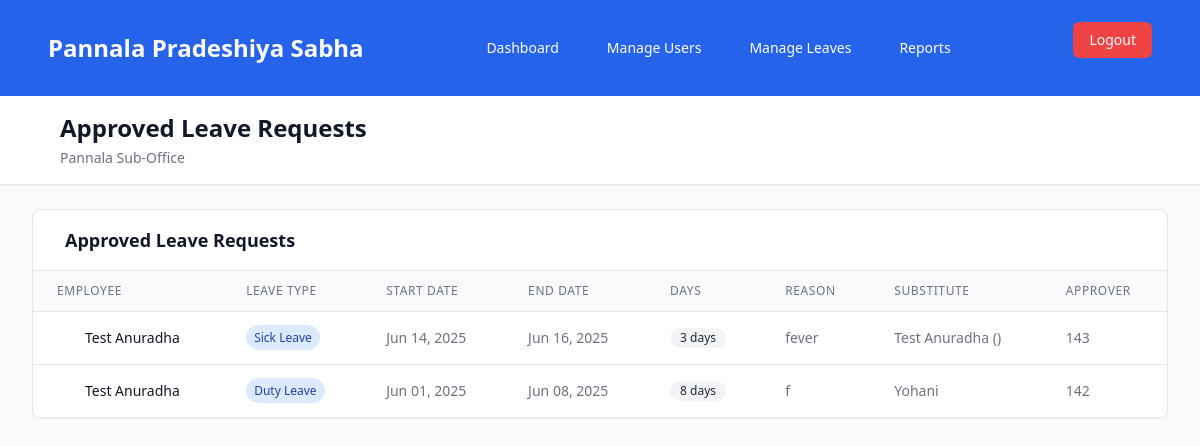
/admin/suboffice-leaves.php (signed in), run on an earlier commit of the app's database.
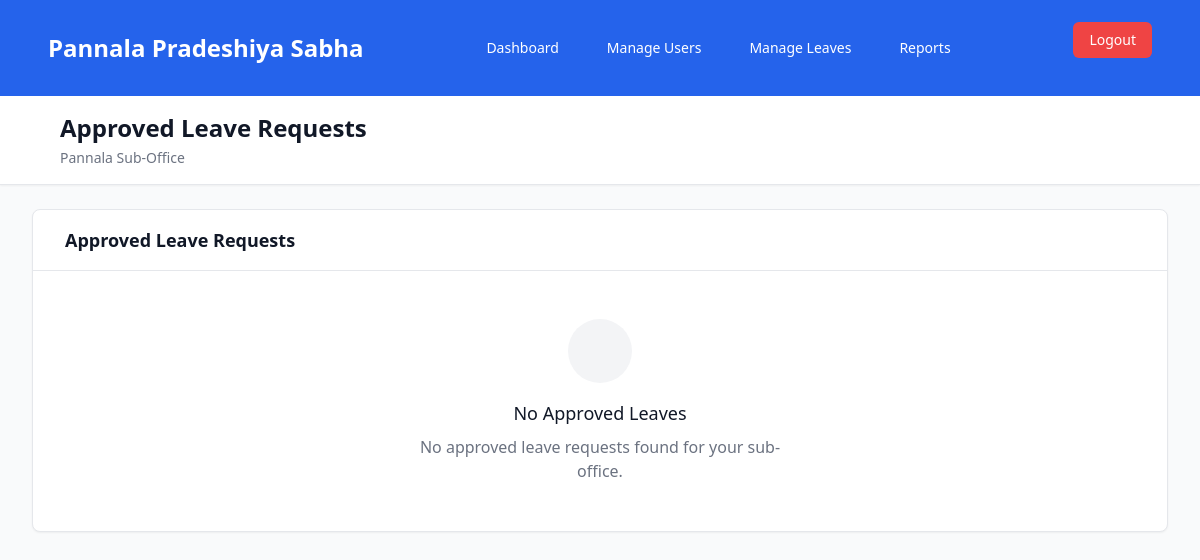
And on a later commit of the database.
### tables this page shows
CREATE TABLE `wp_leave_request` (
  `request_id` int NOT NULL,
  `user_id` int NOT NULL,
  `leave_type` varchar(50) DEFAULT NULL,
  `leave_start_date` date NOT NULL,
  `leave_end_date` date NOT NULL,
  `number_of_days` decimal(3,1) NOT NULL,
  `reason` text,
  `substitute` varchar(255) DEFAULT NULL,
  `status` int DEFAULT NULL COMMENT '1-pending, 2-accept, 3-reject',
  `step_1_approver_id` int DEFAULT NULL,
  `step_1_status` enum('pending','approved','rejected') DEFAULT 'pending',
  `step_1_date` datetime DEFAULT NULL,
  `step_2_approver_id` int DEFAULT NULL,
  `step_2_status` enum('pending','approved','rejected') DEFAULT 'pending',
  `step_2_date` datetime DEFAULT NULL,
  `step_3_approver_id` int DEFAULT NULL,
  `step_3_status` enum('pending','approved','rejected') DEFAULT 'pending',
  `step_3_date` datetime DEFAULT NULL,
  `final_status` enum('pending','approved','rejected') DEFAULT 'pending',
  `created_at` timestamp NOT NULL DEFAULT CURRENT_TIMESTAMP,
  `updated_at` timestamp NOT NULL DEFAULT CURRENT_TIMESTAMP ON UPDATE CURRENT_TIMESTAMP,
  `sub_office` varchar(255) NOT NULL,
  `office_type` enum('head','sub') DEFAULT 'head',
  `rejection_remark` text,
  `department_id` int DEFAULT NULL
);

CREATE TABLE `wp_pradeshiya_sabha_users` (
  `ID` int NOT NULL,
  `username` varchar(255) NOT NULL,
  `password` varchar(255) NOT NULL,
  `first_name` varchar(255) NOT NULL,
  `last_name` varchar(255) NOT NULL,
  `gender` enum('Male','Female') NOT NULL,
  `email` varchar(255) NOT NULL,
  `address` text NOT NULL,
  `NIC` varchar(12) NOT NULL,
  `service_number` varchar(50) NOT NULL,
  `phone_number` varchar(20) DEFAULT NULL,
  `designation` varchar(255) NOT NULL,
  `sub_office` varchar(255) NOT NULL,
  `date_of_joining` date NOT NULL,
  `created_at` timestamp NOT NULL DEFAULT CURRENT_TIMESTAMP,
  `updated_at` timestamp NOT NULL DEFAULT CURRENT_TIMESTAMP ON UPDATE CURRENT_TIMESTAMP,
  `leave_balance` decimal(3,1) NOT NULL DEFAULT '20.0',
  `duty_leave_count` int DEFAULT '0',
  `casual_leave_balance` decimal(3,1) NOT NULL DEFAULT '21.0',
  `sick_leave_balance` decimal(3,1) NOT NULL DEFAULT '24.0',
  `department_id` int DEFAULT NULL,
  `designation_id` int DEFAULT NULL
);

### admin/suboffice-leaves.php (the view, shortened to what the changed rows need)
<?php
require '../includes/dbconfig.php';
$user = $_SESSION['user'];
$sub_office = $user['sub_office'];
$stmt = $conn->prepare("
    SELECT lr.*, u.first_name, u.last_name
    FROM wp_leave_request lr
    JOIN wp_pradeshiya_sabha_users u ON lr.user_id = u.ID
    WHERE lr.office_type = 'sub'
    AND lr.sub_office = ?
    AND lr.step_1_status = 'approved'
    ORDER BY lr.leave_start_date DESC
");
$stmt->bind_param("s", $sub_office);
$stmt->execute();
$result = $stmt->get_result();
?>
<!DOCTYPE html>
<html lang="en">
<head>
    <script src="https://cdn.tailwindcss.com"></script>
</head>
<body class="bg-gray-50 min-h-screen">
    <div class="bg-white shadow-sm border-b">
        <div class="max-w-7xl mx-auto px-4 sm:px-6 lg:px-8 py-4">
            <div class="flex items-center justify-between">
                <div class="flex items-center space-x-3">
                    <div>
                        <h1 class="text-xl sm:text-2xl font-bold text-gray-900">Approved Leave Requests</h1>
                    </div>
                </div>
            </div>
        </div>
    </div>
    <div class="max-w-7xl mx-auto px-4 sm:px-6 lg:px-8 py-6">
        <div class="bg-white rounded-lg shadow-sm border border-gray-200 overflow-hidden">
            <div class="px-4 sm:px-6 py-4 border-b border-gray-200">
                <h2 class="text-lg font-semibold text-gray-900 flex items-center">
                    Approved Leave Requests
                </h2>
            </div>
            <?php if ($result->num_rows > 0): ?>
                <div class="hidden lg:block overflow-x-auto">
                    <table class="min-w-full divide-y divide-gray-200">
                        <thead class="bg-gray-50">
                            <tr>
                                <th class="px-6 py-3 text-left text-xs font-medium text-gray-500 uppercase tracking-wider">Employee</th>
                                <th class="px-6 py-3 text-left text-xs font-medium text-gray-500 uppercase tracking-wider">Leave Type</th>
                                <th class="px-6 py-3 text-left text-xs font-medium text-gray-500 uppercase tracking-wider">Start Date</th>
                                <th class="px-6 py-3 text-left text-xs font-medium text-gray-500 uppercase tracking-wider">End Date</th>
                                <th class="px-6 py-3 text-left text-xs font-medium text-gray-500 uppercase tracking-wider">Days</th>
                                <th class="px-6 py-3 text-left text-xs font-medium text-gray-500 uppercase tracking-wider">Reason</th>
                                <th class="px-6 py-3 text-left text-xs font-medium text-gray-500 uppercase tracking-wider">Substitute</th>
                                <th class="px-6 py-3 text-left text-xs font-medium text-gray-500 uppercase tracking-wider">Approver</th>
                            </tr>
                        </thead>
                        <tbody class="bg-white divide-y divide-gray-200">
                            <?php while ($row = $result->fetch_assoc()): ?>
                                <tr class="hover:bg-gray-50 transition-colors duration-200">
                                    <td class="px-6 py-4 whitespace-nowrap">
                                        <div class="flex items-center">
                                            <div class="bg-primary-100 p-2 rounded-full mr-3">
                                            </div>
                                            <div>
                                                <div class="text-sm font-medium text-gray-900">
                                                    <?= htmlspecialchars($row['first_name'] . ' ' . $row['last_name']) ?>
                                                </div>
                                            </div>
                                        </div>
                                    </td>
                                    <td class="px-6 py-4 whitespace-nowrap">
                                        <span class="px-2 py-1 text-xs font-medium bg-blue-100 text-blue-800 rounded-full">
                                            <?= htmlspecialchars($row['leave_type']) ?>
                                        </span>
                                    </td>
                                    <td class="px-6 py-4 whitespace-nowrap text-sm text-gray-500">
                                        <?= date('M d, Y', strtotime($row['leave_start_date'])) ?>
                                    </td>
                                    <td class="px-6 py-4 whitespace-nowrap text-sm text-gray-500">
                                        <?= date('M d, Y', strtotime($row['leave_end_date'])) ?>
                                    </td>
                                    <td class="px-6 py-4 whitespace-nowrap">
                                        <span class="inline-flex items-center px-2.5 py-0.5 rounded-full text-xs font-medium bg-gray-100 text-gray-800">
                                            <?= $row['number_of_days'] ?> days
                                        </span>
                                    </td>
                                    <td class="px-6 py-4 text-sm text-gray-500 max-w-xs truncate" title="<?= htmlspecialchars($row['reason']) ?>">
                                        <?= htmlspecialchars($row['reason']) ?>
                                    </td>
                                    <td class="px-6 py-4 whitespace-nowrap text-sm text-gray-500">
                                        <?= htmlspecialchars($row['substitute']) ?>
                                    </td>
                                    <td class="px-6 py-4 whitespace-nowrap text-sm text-gray-500">
                                        <?= htmlspecialchars($row['step_1_approver_id']) ?>
                                    </td>
                                </tr>
                            <?php endwhile; ?>
                        </tbody>
                    </table>
                </div>
            <?php else: ?>
                <div class="text-center py-12">
                    <div class="bg-gray-100 rounded-full w-16 h-16 flex items-center justify-center mx-auto mb-4">
                    </div>
                    <h3 class="text-lg font-medium text-gray-900 mb-2">No Approved Leaves</h3>
                    <p class="text-gray-500 max-w-sm mx-auto">
                        No approved leave requests found for your sub-office.
                    </p>
                </div>
            <?php endif; ?>
        </div>
    </div>
</body>
</html>

What changed in the data, as far as the page shows it:
removed wp_leave_request: user.last_name "Test Anuradha", leave_type "Sick Leave", leave_start_date "Jun 14, 2025", leave_end_date "Jun 16, 2025", number_of_days "3", reason "fever", substitute "Test Anuradha ()", step_1_approver "143"
removed wp_leave_request: user.last_name "Test Anuradha", leave_type "Duty Leave", leave_start_date "Jun 01, 2025", leave_end_date "Jun 08, 2025", number_of_days "8", reason "f", substitute "Yohani", step_1_approver "142"
Also different on the page:
text no longer shown: "EMPLOYEE LEAVE TYPE START DATE END DATE DAYS REASON SUBSTITUTE APPROVER"
text now shown: "No Approved Leaves No approved leave requests found for your sub-office."
